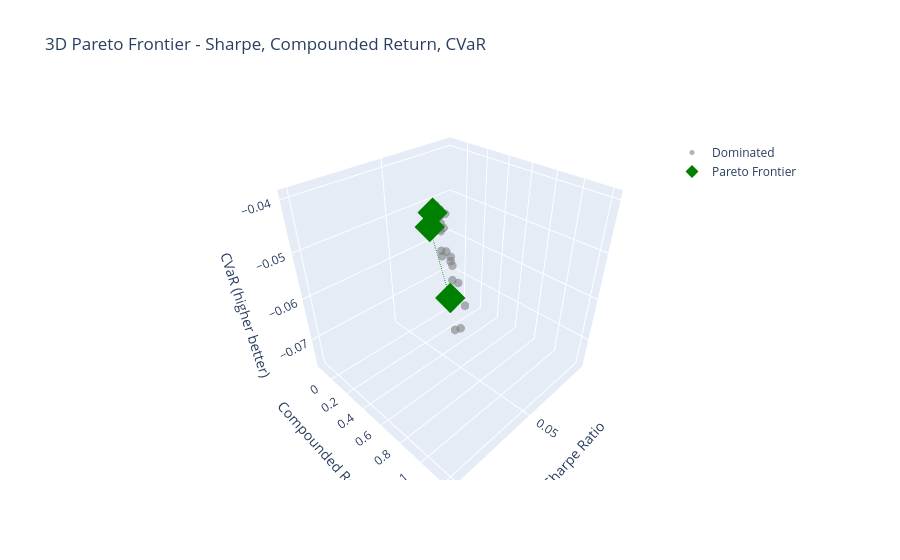

Write notebook code for a chart like this one.
### Code cell
temp_perf = all_overall_perfs.copy()

cols = ['sharpe', 'compunded_return', 'cvar']
temp_perf['dominated_3d'] = pareto_dominance(temp_perf, cols)

frontier_3d = temp_perf[~temp_perf['dominated_3d']]

fig = plot_3d_pareto(
    df=temp_perf,
    x_col='sharpe',
    y_col='compunded_return',
    z_col='cvar',
    dominated_col='dominated_3d',
    title='3D Pareto Frontier - Sharpe, Compounded Return, CVaR',
    x_title='Sharpe Ratio',
    y_title='Compounded Return',
    z_title='CVaR (higher better)'
)

fig.show()

# Efficient frontier models vs Benchmarks
frontier_model_names = list(frontier_3d.index)
pd.concat(
    [frontier_3d.sort_values(by='sharpe', ascending=False), benchmarks_df],
    axis=0
)

### Figure 1 — Plotly figure (JSON) as saved in the notebook; plotly's stock layout.template omitted (floating-point values rounded to 4 significant figures)
{"data": [{"hovertemplate": "<b>%{text}</b><br>sharpe: %{x:.3f}<br>compunded_return: %{y:.3f}<br>cvar: %{z:.3f}<extra></extra>", "marker": {"color": "gray", "opacity": 0.6, "size": 5}, "mode": "markers", "name": "Dominated", "text": ["TemporalTransformer-custom_loss_11", "AttentionLSTM-custom_loss_10", "AttentionLSTM-custom_loss_11", "InvertedAttentionLSTM-custom_loss_13", "InvertedAttentionLSTM-custom_loss_10", "VLSTM-custom_loss_14", "BaseLSTM-custom_loss_14", "BaseLSTM-custom_loss_10", "DeformTime-custom_loss_13", "BaseLSTM-custom_loss_13", "VLSTM-custom_loss_13", "VLSTM-custom_loss_10", "PatchTST-custom_loss_14", "InvertedAttentionLSTM-custom_loss_14", "AttentionLSTM-custom_loss_14", "TemporalTransformer-custom_loss_13", "InvertedAttentionLSTM-custom_loss_11", "DeformTime-custom_loss_10", "BaseLSTM-custom_loss_11", "DeformTime-custom_loss_14", "TemporalTransformer-custom_loss_14", "TemporalTransformer-custom_loss_10", "PatchTST-custom_loss_10", "DeformTime-custom_loss_11", "VLSTM-custom_loss_11"], "type": "scatter3d", "x": [0.0784, 0.0775, 0.0743, 0.0726, 0.0723, 0.0714, 0.0713, 0.0672, 0.0672, 0.0643, 0.0642, 0.0641, 0.0609, 0.0587, 0.0586, 0.0581, 0.057, 0.0555, 0.0544, 0.0539, 0.0499, 0.0456, 0.0434, 0.0346, 0.0058], "y": [0.9055, 0.8466, 0.8478, 0.7369, 0.7374, 0.6679, 0.6714, 0.6524, 0.8548, 0.58, 0.6024, 0.6891, 0.5178, 0.5096, 0.5126, 0.521, 0.4898, 0.5665, 0.4884, 0.4479, 0.5598, 0.3744, 0.5038, 0.3224, -0.1451], "z": [-0.0463, -0.0423, -0.0452, -0.0442, -0.0452, -0.0407, -0.0408, -0.0425, -0.054, -0.0407, -0.0431, -0.0472, -0.0402, -0.0422, -0.0426, -0.0438, -0.0424, -0.0509, -0.0454, -0.0424, -0.0566, -0.045, -0.0698, -0.0752, -0.0762]}, {"hovertemplate": "<b>%{text}</b><br>sharpe: %{x:.3f}<br>compunded_return: %{y:.3f}<br>cvar: %{z:.3f}<extra></extra>", "marker": {"color": "green", "size": 10, "symbol": "diamond"}, "mode": "markers", "name": "Pareto Frontier", "text": ["PatchTST-custom_loss_11", "AttentionLSTM-custom_loss_13", "PatchTST-custom_loss_13"], "type": "scatter3d", "x": [0.1013, 0.0776, 0.0689], "y": [1.214, 0.722, 0.6129], "z": [-0.0406, -0.0396, -0.0395]}, {"hoverinfo": "skip", "line": {"color": "green", "dash": "dash", "width": 2}, "mode": "lines", "showlegend": false, "type": "scatter3d", "x": [0.1013, 0.0776, 0.0689], "y": [1.214, 0.722, 0.6129], "z": [-0.0406, -0.0396, -0.0395]}], "layout": {"legend": {"x": 0.8, "y": 0.9}, "scene": {"xaxis": {"title": {"text": "Sharpe Ratio"}}, "yaxis": {"title": {"text": "Compounded Return"}}, "zaxis": {"title": {"text": "CVaR (higher better)"}}}, "title": {"text": "3D Pareto Frontier - Sharpe, Compounded Return, CVaR"}}}
